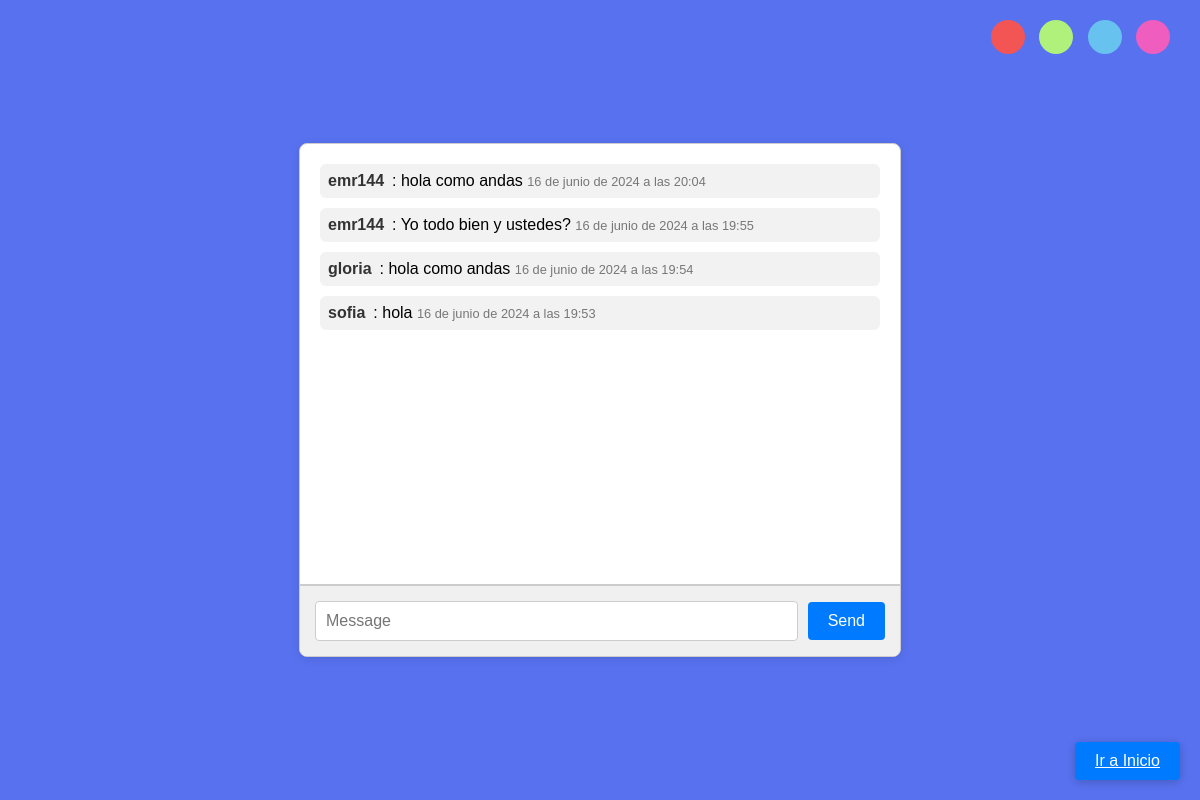
Screenshot of /chpp/chat (signed in) with the database file from the repository.
### chatapp/models.py (models this page shows, shortened)
class Message(models.Model):
    username = models.CharField(max_length=100)
    content = models.TextField()
    timestamp = models.DateTimeField(auto_now_add=True)

### chatapp/views.py (the view)
# urls.py: path('chat', views.index, name='chat'),
@login_required
def index(request):
    if request.method == 'POST':
        form = MessageForm(request.POST)
        if form.is_valid():
            message = form.save(commit=False)
            message.username = request.user.username
            message.save()
            return redirect('chat')
    else:
        form = MessageForm()
    messages = Message.objects.all().order_by('-timestamp')
    return render(request, 'chat.html', {'form': form, 'messages': messages})

### chatapp/forms.py
class MessageForm(forms.ModelForm):
    class Meta:
        model = Message
        fields = ['content']
        widgets = {
            'content': forms.TextInput(attrs={'placeholder': 'Message', 'id': 'message'}),
        }

### chatapp/templates/chat.html (shortened to what this page needs)
<!DOCTYPE html>
<html lang="en">
<head>
</head>
<body>
    <div class="color-selector">
        <label data-color="#ebacac" style="background-color: #f35555;"></label>
        <label data-color="#c0e1a7" style="background-color: #aff17b;"></label>
        <label data-color="#a7cee1" style="background-color: #67c2f0;"></label>
        <label data-color="#e1a7ce" style="background-color: #ef5ebf;"></label>
    </div>
    <div id="chat-container">
        <div id="chat">
            {% for message in messages %}
                <div>
                    <strong>{{ message.username }}</strong>: {{ message.content }} <span>{{ message.timestamp }}</span>
                </div>
            {% endfor %}
        </div>
        <form method="post">
            <input type="text" id="message" name="content" placeholder="Message" required>
            <button type="submit">Send</button>
        </form>
    </div>
    <a href="http://127.0.0.1:8000/app/inicio/" class="home-button">Ir a Inicio</a>
</body>
</html>

### chatapp/templates/chat.html (style rules this page uses)
body { font-family: Arial, sans-serif; background-color: #5871ef; margin: 0; padding: 0; display: flex; flex-direction: column; height: 100vh; justify-content: center; align-items: center; position: relative; }
#chat-container { width: 80%; max-width: 600px; margin: 20px auto; border: 1px solid #ccc; background: #ffffff; border-radius: 8px; overflow: hidden; box-shadow: 0 2px 10px rgba(0,0,0,0.1); }
#chat { padding: 20px; height: 400px; overflow-y: auto; border-bottom: 1px solid #ccc; }
#chat div { margin-bottom: 10px; padding: 8px; background-color: #f2f2f2; border-radius: 6px; }
#chat div strong { color: #333; font-weight: bold; margin-right: 8px; }
#chat div span { color: #777; font-size: 0.8em; }
form { display: flex; align-items: center; justify-content: space-between; padding: 10px; background: #f0f0f0; border-top: 1px solid #ccc; }
form input[type="text"] { flex: 1; padding: 10px; margin: 5px; border: 1px solid #ccc; border-radius: 4px; font-size: 1em; }
form button { padding: 10px 20px; margin: 5px; border: none; border-radius: 4px; font-size: 1em; background-color: #007bff; color: #fff; cursor: pointer; transition: background-color 0.3s ease; }
.color-selector { position: absolute; top: 20px; right: 20px; }
.color-selector label { display: inline-block; width: 30px; height: 30px; border-radius: 50%; margin-right: 10px; cursor: pointer; border: 2px solid transparent; }
.home-button { position: fixed; bottom: 20px; right: 20px; background-color: #007bff; color: #fff; padding: 10px 20px; border: none; border-radius: 4px; font-size: 1em; cursor: pointer; box-shadow: 0 2px 10px rgba(0, 0, 0, 0.2); transition: background-color 0.3s ease; }

### rows the page displays
Message: username "emr144", content "hola como andas", timestamp "16 de junio de 2024 a las 20:04"
Message: username "emr144", content "Yo todo bien y ustedes?", timestamp "16 de junio de 2024 a las 19:55"
Message: username "gloria", content "hola como andas", timestamp "16 de junio de 2024 a las 19:54"
Message: username "sofia", content "hola", timestamp "16 de junio de 2024 a las 19:53"
